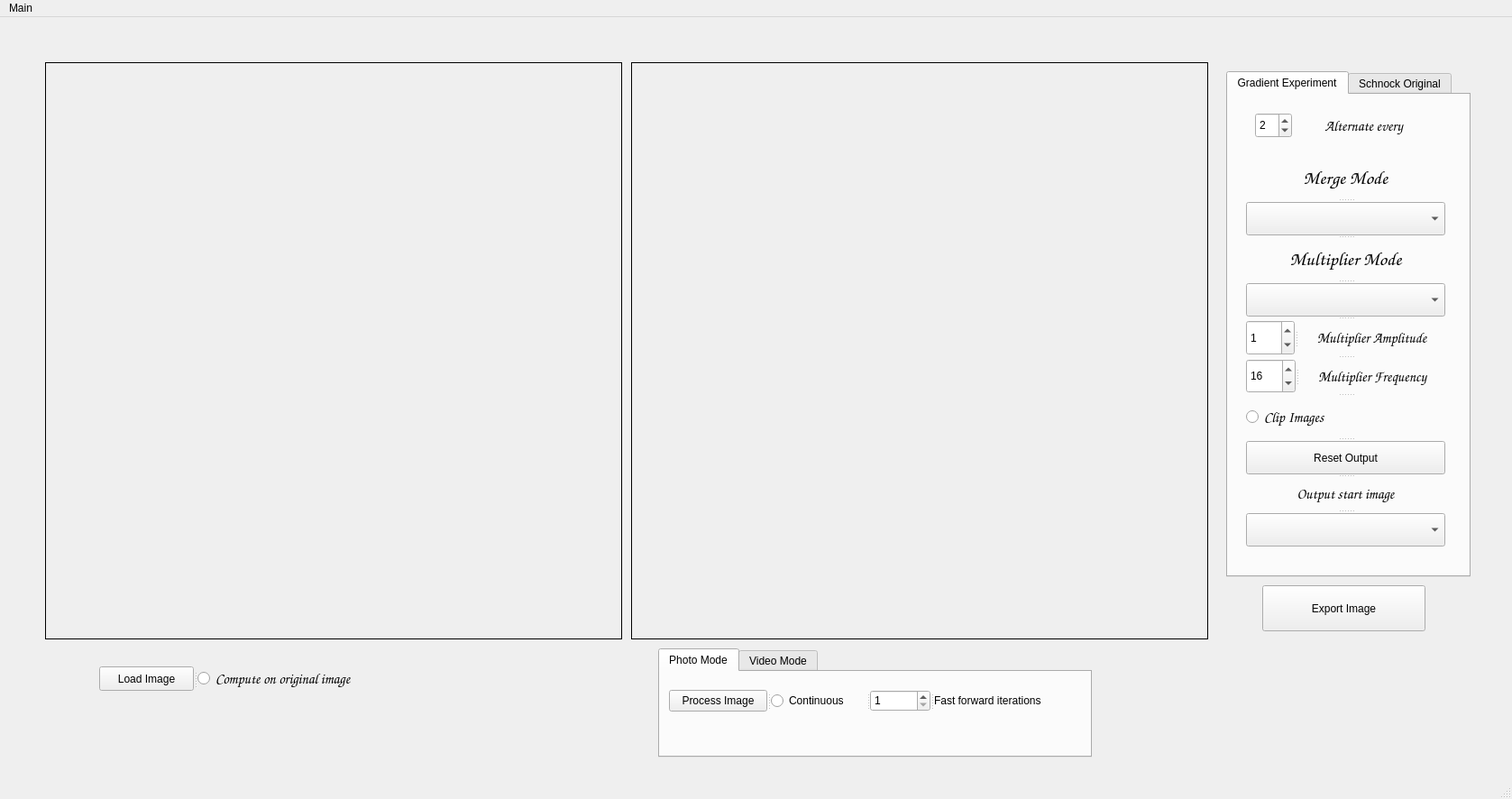
<?xml version="1.0" encoding="UTF-8"?>
<ui version="4.0">
 <class>MainWindow</class>
 <widget class="QMainWindow" name="MainWindow">
  <property name="geometry">
   <rect>
    <x>0</x>
    <y>0</y>
    <width>1677</width>
    <height>886</height>
   </rect>
  </property>
  <property name="windowTitle">
   <string>MainWindow</string>
  </property>
  <widget class="QWidget" name="centralwidget">
   <widget class="QLabel" name="Input_Image">
    <property name="geometry">
     <rect>
      <x>50</x>
      <y>50</y>
      <width>640</width>
      <height>640</height>
     </rect>
    </property>
    <property name="minimumSize">
     <size>
      <width>521</width>
      <height>531</height>
     </size>
    </property>
    <property name="frameShape">
     <enum>QFrame::Box</enum>
    </property>
    <property name="text">
     <string/>
    </property>
    <property name="alignment">
     <set>Qt::AlignCenter</set>
    </property>
   </widget>
   <widget class="QLabel" name="Output_Image">
    <property name="geometry">
     <rect>
      <x>700</x>
      <y>50</y>
      <width>640</width>
      <height>640</height>
     </rect>
    </property>
    <property name="frameShape">
     <enum>QFrame::Box</enum>
    </property>
    <property name="text">
     <string/>
    </property>
    <property name="scaledContents">
     <bool>false</bool>
    </property>
    <property name="alignment">
     <set>Qt::AlignCenter</set>
    </property>
   </widget>
   <widget class="QSplitter" name="splitter">
    <property name="geometry">
     <rect>
      <x>110</x>
      <y>720</y>
      <width>341</width>
      <height>27</height>
     </rect>
    </property>
    <property name="orientation">
     <enum>Qt::Horizontal</enum>
    </property>
    <widget class="QPushButton" name="pushButton_load_input_image">
     <property name="text">
      <string>Load Image</string>
     </property>
    </widget>
    <widget class="QRadioButton" name="radioButton_compute_on_original">
     <property name="font">
      <font>
       <family>Comic Sans MS</family>
       <pointsize>12</pointsize>
      </font>
     </property>
     <property name="text">
      <string>Compute on original image</string>
     </property>
    </widget>
   </widget>
   <widget class="QTabWidget" name="tabWidget_edit_mode">
    <property name="geometry">
     <rect>
      <x>1360</x>
      <y>60</y>
      <width>271</width>
      <height>561</height>
     </rect>
    </property>
    <property name="currentIndex">
     <number>0</number>
    </property>
    <widget class="QWidget" name="tab_gradient_experiment_config">
     <attribute name="title">
      <string>Gradient Experiment</string>
     </attribute>
     <widget class="QSpinBox" name="spinBox_alternate_every_n">
      <property name="geometry">
       <rect>
        <x>30</x>
        <y>20</y>
        <width>41</width>
        <height>28</height>
       </rect>
      </property>
      <property name="value">
       <number>2</number>
      </property>
     </widget>
     <widget class="QLabel" name="label_7">
      <property name="geometry">
       <rect>
        <x>80</x>
        <y>20</y>
        <width>141</width>
        <height>29</height>
       </rect>
      </property>
      <property name="font">
       <font>
        <family>Comic Sans MS</family>
        <pointsize>12</pointsize>
       </font>
      </property>
      <property name="text">
       <string>Alternate every</string>
      </property>
      <property name="alignment">
       <set>Qt::AlignCenter</set>
      </property>
     </widget>
     <widget class="QSplitter" name="splitter_6">
      <property name="geometry">
       <rect>
        <x>20</x>
        <y>70</y>
        <width>221</width>
        <height>431</height>
       </rect>
      </property>
      <property name="orientation">
       <enum>Qt::Vertical</enum>
      </property>
      <widget class="QLabel" name="label_2">
       <property name="font">
        <font>
         <family>Comic Sans MS</family>
         <pointsize>16</pointsize>
        </font>
       </property>
       <property name="text">
        <string>Merge Mode</string>
       </property>
       <property name="alignment">
        <set>Qt::AlignCenter</set>
       </property>
      </widget>
      <widget class="QComboBox" name="comboBox_merge_mode"/>
      <widget class="QLabel" name="label">
       <property name="font">
        <font>
         <family>Comic Sans MS</family>
         <pointsize>16</pointsize>
        </font>
       </property>
       <property name="text">
        <string>Multiplier Mode</string>
       </property>
       <property name="alignment">
        <set>Qt::AlignCenter</set>
       </property>
      </widget>
      <widget class="QComboBox" name="comboBox_multiplier_mode"/>
      <widget class="QSplitter" name="splitter_4">
       <property name="orientation">
        <enum>Qt::Horizontal</enum>
       </property>
       <widget class="QSpinBox" name="spinBox_multiplier_amplitude">
        <property name="value">
         <number>1</number>
        </property>
       </widget>
       <widget class="QLabel" name="label_3">
        <property name="font">
         <font>
          <family>Comic Sans MS</family>
          <pointsize>12</pointsize>
         </font>
        </property>
        <property name="text">
         <string>Multiplier Amplitude</string>
        </property>
        <property name="alignment">
         <set>Qt::AlignCenter</set>
        </property>
       </widget>
      </widget>
      <widget class="QSplitter" name="splitter_5">
       <property name="orientation">
        <enum>Qt::Horizontal</enum>
       </property>
       <widget class="QSpinBox" name="spinBox_multiplier_frequency">
        <property name="value">
         <number>16</number>
        </property>
       </widget>
       <widget class="QLabel" name="label_4">
        <property name="font">
         <font>
          <family>Comic Sans MS</family>
          <pointsize>12</pointsize>
         </font>
        </property>
        <property name="text">
         <string>Multiplier Frequency</string>
        </property>
        <property name="alignment">
         <set>Qt::AlignCenter</set>
        </property>
       </widget>
      </widget>
      <widget class="QRadioButton" name="radioButton_clip_images">
       <property name="font">
        <font>
         <family>Comic Sans MS</family>
         <pointsize>12</pointsize>
        </font>
       </property>
       <property name="text">
        <string>Clip Images</string>
       </property>
      </widget>
      <widget class="QPushButton" name="pushButton_reset_output">
       <property name="text">
        <string>Reset Output</string>
       </property>
      </widget>
      <widget class="QLabel" name="label_5">
       <property name="font">
        <font>
         <family>Comic Sans MS</family>
         <pointsize>12</pointsize>
        </font>
       </property>
       <property name="text">
        <string>Output start image</string>
       </property>
       <property name="alignment">
        <set>Qt::AlignCenter</set>
       </property>
      </widget>
      <widget class="QComboBox" name="comboBox_output_start_image"/>
     </widget>
    </widget>
    <widget class="QWidget" name="tab_schnock_original_config">
     <attribute name="title">
      <string>Schnock Original</string>
     </attribute>
     <widget class="QWidget" name="layoutWidget">
      <property name="geometry">
       <rect>
        <x>10</x>
        <y>10</y>
        <width>211</width>
        <height>511</height>
       </rect>
      </property>
      <layout class="QGridLayout" name="gridLayout">
       <item row="0" column="2">
        <widget class="QLabel" name="label_12">
         <property name="font">
          <font>
           <family>Comic Sans MS</family>
           <pointsize>12</pointsize>
          </font>
         </property>
         <property name="text">
          <string>Mid</string>
         </property>
         <property name="alignment">
          <set>Qt::AlignCenter</set>
         </property>
        </widget>
       </item>
       <item row="0" column="3">
        <widget class="QLabel" name="label_13">
         <property name="font">
          <font>
           <family>Comic Sans MS</family>
           <pointsize>12</pointsize>
          </font>
         </property>
         <property name="text">
          <string>High</string>
         </property>
         <property name="alignment">
          <set>Qt::AlignCenter</set>
         </property>
        </widget>
       </item>
       <item row="1" column="0" colspan="4">
        <widget class="QLabel" name="label_15">
         <property name="font">
          <font>
           <family>Comic Sans MS</family>
           <pointsize>16</pointsize>
          </font>
         </property>
         <property name="text">
          <string>Shift </string>
         </property>
         <property name="alignment">
          <set>Qt::AlignCenter</set>
         </property>
        </widget>
       </item>
       <item row="2" column="3">
        <widget class="QSpinBox" name="spinBox_high_shift"/>
       </item>
       <item row="3" column="0" colspan="4">
        <widget class="QLabel" name="label_16">
         <property name="font">
          <font>
           <family>Comic Sans MS</family>
           <pointsize>16</pointsize>
          </font>
         </property>
         <property name="text">
          <string>Threshold</string>
         </property>
         <property name="alignment">
          <set>Qt::AlignCenter</set>
         </property>
        </widget>
       </item>
       <item row="4" column="0" colspan="2">
        <widget class="QLCDNumber" name="lcdNumber_low_threshold"/>
       </item>
       <item row="4" column="2">
        <widget class="QLCDNumber" name="lcdNumber_mid_threshold"/>
       </item>
       <item row="4" column="3">
        <widget class="QLCDNumber" name="lcdNumber_high_threshold"/>
       </item>
       <item row="5" column="2">
        <widget class="QSlider" name="verticalSlider_mid_threshold">
         <property name="minimum">
          <number>0</number>
         </property>
         <property name="maximum">
          <number>255</number>
         </property>
         <property name="value">
          <number>150</number>
         </property>
         <property name="orientation">
          <enum>Qt::Vertical</enum>
         </property>
         <property name="tickPosition">
          <enum>QSlider::TicksAbove</enum>
         </property>
        </widget>
       </item>
       <item row="5" column="3">
        <widget class="QSlider" name="verticalSlider_high_threshold">
         <property name="minimum">
          <number>0</number>
         </property>
         <property name="maximum">
          <number>255</number>
         </property>
         <property name="value">
          <number>220</number>
         </property>
         <property name="orientation">
          <enum>Qt::Vertical</enum>
         </property>
         <property name="tickPosition">
          <enum>QSlider::TicksAbove</enum>
         </property>
        </widget>
       </item>
       <item row="0" column="0" colspan="2">
        <widget class="QLabel" name="label_9">
         <property name="font">
          <font>
           <family>Comic Sans MS</family>
           <pointsize>12</pointsize>
          </font>
         </property>
         <property name="text">
          <string>Low</string>
         </property>
         <property name="alignment">
          <set>Qt::AlignCenter</set>
         </property>
        </widget>
       </item>
       <item row="2" column="2">
        <widget class="QSpinBox" name="spinBox_mid_shift"/>
       </item>
       <item row="2" column="0" colspan="2">
        <widget class="QSpinBox" name="spinBox_low_shift"/>
       </item>
       <item row="5" column="0" colspan="2">
        <widget class="QSlider" name="verticalSlider_low_threshold">
         <property name="minimum">
          <number>0</number>
         </property>
         <property name="maximum">
          <number>255</number>
         </property>
         <property name="value">
          <number>50</number>
         </property>
         <property name="orientation">
          <enum>Qt::Vertical</enum>
         </property>
         <property name="tickPosition">
          <enum>QSlider::TicksAbove</enum>
         </property>
        </widget>
       </item>
      </layout>
     </widget>
    </widget>
   </widget>
   <widget class="QTabWidget" name="tabWidget_foto_or_video">
    <property name="geometry">
     <rect>
      <x>730</x>
      <y>700</y>
      <width>481</width>
      <height>121</height>
     </rect>
    </property>
    <property name="currentIndex">
     <number>0</number>
    </property>
    <widget class="QWidget" name="tab_photo_mode">
     <attribute name="title">
      <string>Photo Mode</string>
     </attribute>
     <widget class="QSplitter" name="splitter_2">
      <property name="geometry">
       <rect>
        <x>10</x>
        <y>20</y>
        <width>441</width>
        <height>24</height>
       </rect>
      </property>
      <property name="orientation">
       <enum>Qt::Horizontal</enum>
      </property>
      <widget class="QPushButton" name="pushButton_process_image">
       <property name="text">
        <string>Process Image</string>
       </property>
      </widget>
      <widget class="QRadioButton" name="radioButton_continuous">
       <property name="text">
        <string>Continuous</string>
       </property>
      </widget>
      <widget class="QSpinBox" name="spinBox_fast_forward_iterations">
       <property name="minimum">
        <number>1</number>
       </property>
       <property name="maximum">
        <number>2000</number>
       </property>
      </widget>
      <widget class="QLabel" name="label_6">
       <property name="text">
        <string>Fast forward iterations</string>
       </property>
      </widget>
     </widget>
    </widget>
    <widget class="QWidget" name="tab_video_mode">
     <attribute name="title">
      <string>Video Mode</string>
     </attribute>
     <widget class="QSplitter" name="splitter_3">
      <property name="geometry">
       <rect>
        <x>30</x>
        <y>20</y>
        <width>371</width>
        <height>21</height>
       </rect>
      </property>
      <property name="orientation">
       <enum>Qt::Horizontal</enum>
      </property>
      <widget class="QRadioButton" name="radioButton_webcam_input">
       <property name="font">
        <font>
         <family>Comic Sans MS</family>
         <pointsize>12</pointsize>
        </font>
       </property>
       <property name="text">
        <string>Webcam input</string>
       </property>
      </widget>
      <widget class="QLabel" name="label_14">
       <property name="font">
        <font>
         <family>Comic Sans MS</family>
         <pointsize>12</pointsize>
        </font>
       </property>
       <property name="text">
        <string>Video merge mode:</string>
       </property>
      </widget>
      <widget class="QComboBox" name="comboBox_video_merge_mode"/>
     </widget>
     <widget class="QSplitter" name="splitter_7">
      <property name="geometry">
       <rect>
        <x>20</x>
        <y>70</y>
        <width>381</width>
        <height>21</height>
       </rect>
      </property>
      <property name="orientation">
       <enum>Qt::Horizontal</enum>
      </property>
      <widget class="QLabel" name="label_8">
       <property name="font">
        <font>
         <family>Comic Sans MS</family>
         <pointsize>12</pointsize>
        </font>
       </property>
       <property name="text">
        <string>Webcam delay:</string>
       </property>
      </widget>
      <widget class="QLCDNumber" name="lcdNumber_webcam_delay"/>
      <widget class="QSlider" name="horizontalSlider_webcam_delay">
       <property name="minimum">
        <number>1</number>
       </property>
       <property name="value">
        <number>1</number>
       </property>
       <property name="orientation">
        <enum>Qt::Horizontal</enum>
       </property>
       <property name="tickPosition">
        <enum>QSlider::TicksBelow</enum>
       </property>
      </widget>
     </widget>
    </widget>
   </widget>
   <widget class="QPushButton" name="pushButton_save_image">
    <property name="geometry">
     <rect>
      <x>1400</x>
      <y>630</y>
      <width>181</width>
      <height>51</height>
     </rect>
    </property>
    <property name="text">
     <string>Export Image</string>
    </property>
   </widget>
  </widget>
  <widget class="QMenuBar" name="menubar">
   <property name="geometry">
    <rect>
     <x>0</x>
     <y>0</y>
     <width>1677</width>
     <height>22</height>
    </rect>
   </property>
   <widget class="QMenu" name="menuMain">
    <property name="title">
     <string>Main</string>
    </property>
    <addaction name="actionLoad_Image"/>
    <addaction name="actionExport_Image"/>
   </widget>
   <addaction name="menuMain"/>
  </widget>
  <widget class="QStatusBar" name="statusbar"/>
  <action name="actionLoasd">
   <property name="text">
    <string>Load project</string>
   </property>
  </action>
  <action name="actionSave_project">
   <property name="text">
    <string>Save project</string>
   </property>
  </action>
  <action name="actionSave_configurations">
   <property name="text">
    <string>Save configurations</string>
   </property>
  </action>
  <action name="actionLoad_Image">
   <property name="text">
    <string>Load Image</string>
   </property>
  </action>
  <action name="actionExport_Image">
   <property name="text">
    <string>Export Image</string>
   </property>
  </action>
 </widget>
 <resources/>
 <connections/>
</ui>
